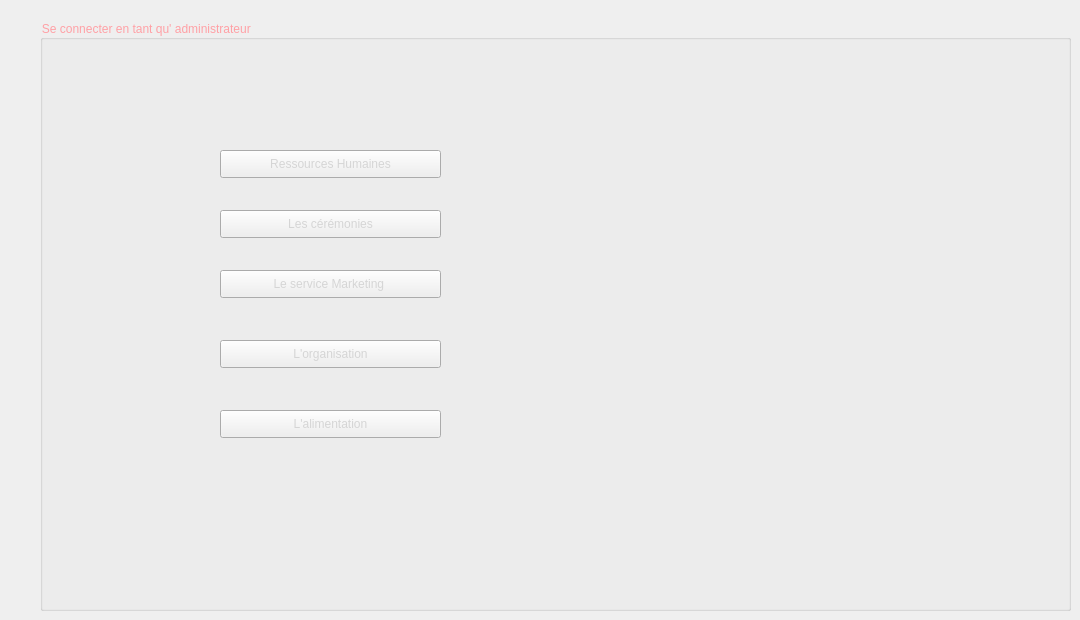
    <widget class="QWidget" name="page_3">
     <widget class="QGroupBox" name="groupBox">
      <property name="geometry">
       <rect>
        <x>40</x>
        <y>20</y>
        <width>1031</width>
        <height>591</height>
       </rect>
      </property>
      <property name="styleSheet">
       <string notr="true">background-image: url(:/ressource/mariage.jpg);

color: rgb(255, 160, 165);
font: 12pt &quot;Snap ITC&quot;;</string>
      </property>
      <property name="title">
       <string>Se connecter en tant qu' administrateur </string>
      </property>
      <widget class="QPushButton" name="RHadmin">
       <property name="geometry">
        <rect>
         <x>180</x>
         <y>130</y>
         <width>221</width>
         <height>28</height>
        </rect>
       </property>
       <property name="styleSheet">
        <string notr="true">

font: 9pt &quot;Snap ITC&quot;;
color: rgb(213, 213, 213);</string>
       </property>
       <property name="text">
        <string>Ressources Humaines</string>
       </property>
      </widget>
      <widget class="QPushButton" name="CERadmin">
       <property name="geometry">
        <rect>
         <x>180</x>
         <y>190</y>
         <width>221</width>
         <height>28</height>
        </rect>
       </property>
       <property name="styleSheet">
        <string notr="true">font: 9pt &quot;Snap ITC&quot;;
color: rgb(213, 213, 213);</string>
       </property>
       <property name="text">
        <string>Les cérémonies</string>
       </property>
      </widget>
      <widget class="QPushButton" name="MarkAdmin">
       <property name="geometry">
        <rect>
         <x>180</x>
         <y>250</y>
         <width>221</width>
         <height>28</height>
        </rect>
       </property>
       <property name="styleSheet">
        <string notr="true">font: 9pt &quot;Snap ITC&quot;;
color: rgb(213, 213, 213);</string>
       </property>
       <property name="text">
        <string>Le service Marketing </string>
       </property>
      </widget>
      <widget class="QPushButton" name="OrgAdmin">
       <property name="geometry">
        <rect>
         <x>180</x>
         <y>320</y>
         <width>221</width>
         <height>28</height>
        </rect>
       </property>
       <property name="styleSheet">
        <string notr="true">font: 9pt &quot;Snap ITC&quot;;
color: rgb(213, 213, 213);</string>
       </property>
       <property name="text">
        <string>L'organisation</string>
       </property>
      </widget>
      <widget class="QPushButton" name="AlimAdmin">
       <property name="geometry">
        <rect>
         <x>180</x>
         <y>390</y>
         <width>221</width>
         <height>28</height>
        </rect>
       </property>
       <property name="styleSheet">
        <string notr="true">font: 9pt &quot;Snap ITC&quot;;
color: rgb(213, 213, 213);</string>
       </property>
       <property name="text">
        <string>L'alimentation</string>
       </property>
      </widget>
     </widget>
    </widget>
